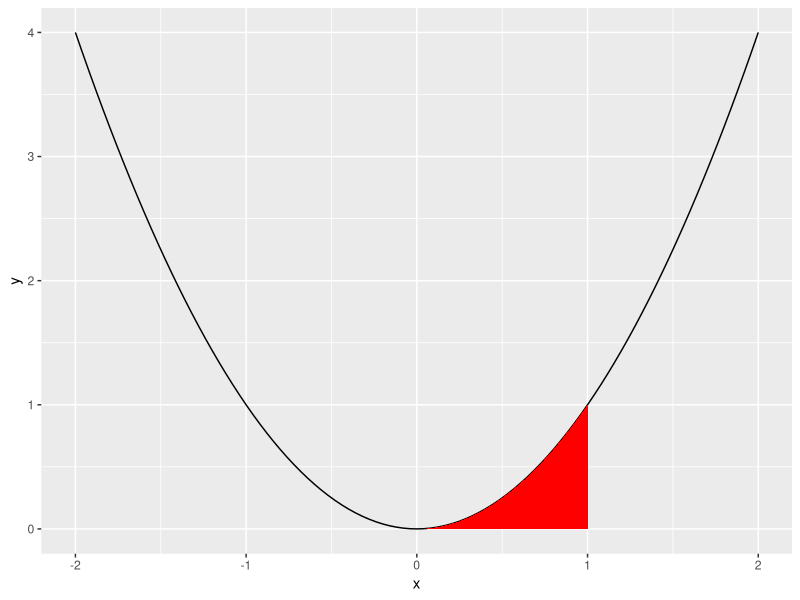

Write R code to recreate this figure.
## ---- chunk 1
# minimize the x^2 + 5 function:
optim(par = 0, fn = function(x){x ^ 2 + 5}, method = "L-BFGS-B")
## ---- chunk 2
#| message: false
library(tidyverse) # could also just do library(ggplot2)
ggplot() +
  # draw main function
  stat_function(fun = function(x){x ^ 2}, xlim = c(-2, 2)) +
  # fill area under the curve between x = 0 and x = 1
  geom_area(mapping = aes(x = 0), stat = "function",
            fun = function(x){x ^ 2}, xlim = c(0, 1), fill = "red")
